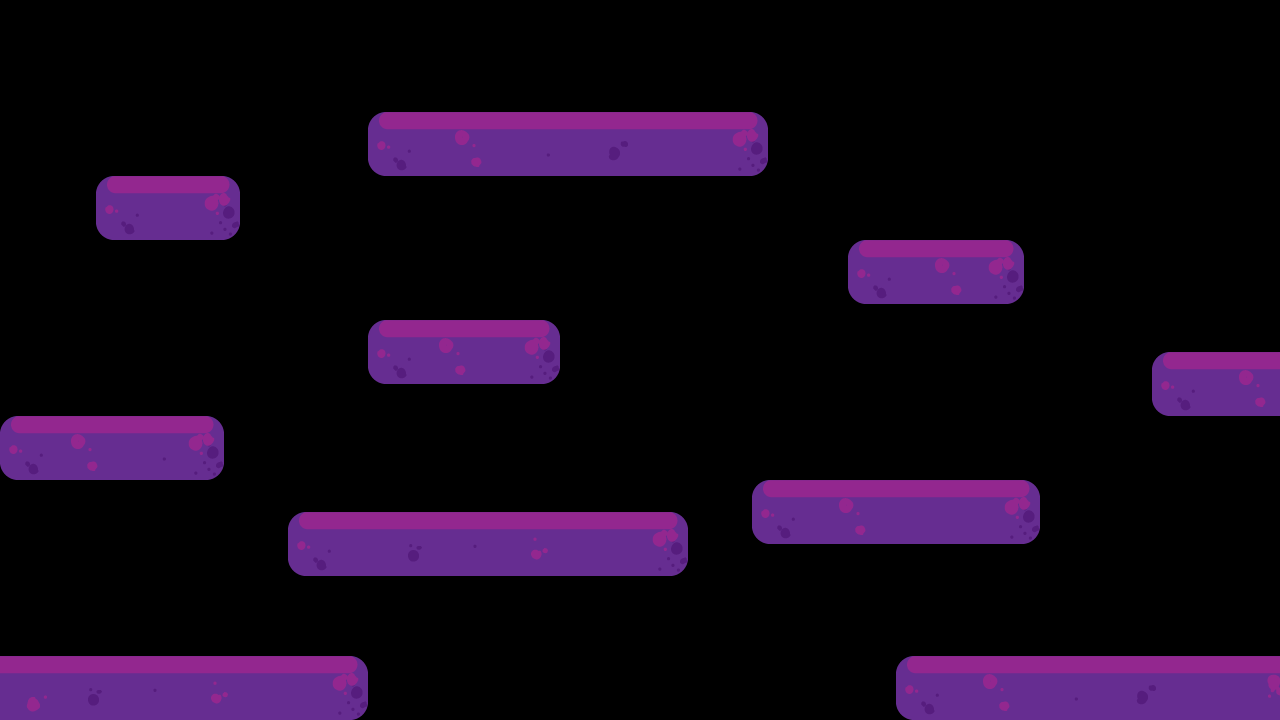

The image is a tile-based game level rendered from a .tmx file. Its description and source (layers, tilesets, objects; grid data summarised) follow:
An orthogonal 80x45 tile map with 16x16 px tiles, 1 tile layer (Tile Layer 1).

<map version="1.2" tiledversion="1.2.4" orientation="orthogonal" renderorder="right-down" width="80" height="45" tilewidth="16" tileheight="16" infinite="0" nextlayerid="3" nextobjectid="1">
 <tileset firstgid="1" name="platttspritesheet" tilewidth="16" tileheight="16" tilecount="648" columns="54">
  <image source="../GitHub/CMPM120/Project_Bonds/assets/img/platforms/platttspritesheet.png" trans="000000" width="864" height="192" />
 </tileset>
 <layer id="1" name="Tile Layer 1" width="80" height="45">
  <data>[3600 cells, 676 non-empty, 188 distinct tile ids]</data>
 </layer>
 <objectgroup id="2" name="Spikes" />
</map>
